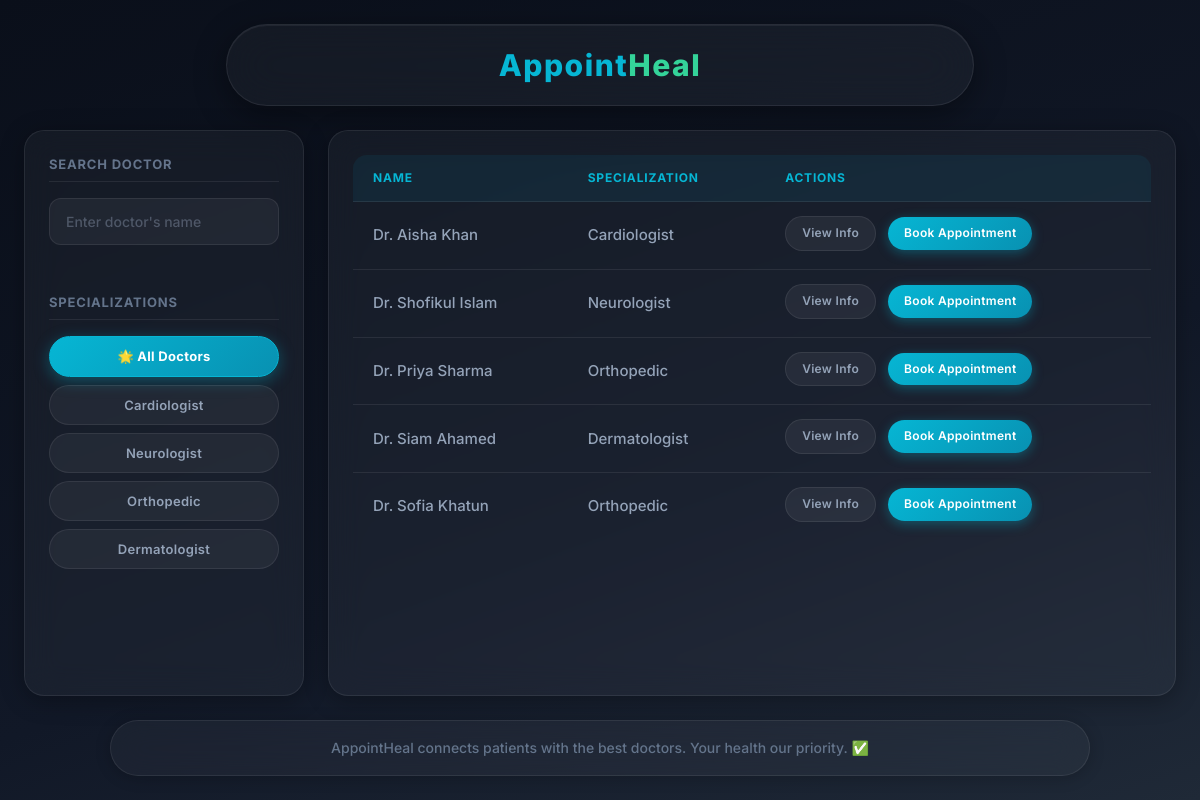
Screenshot of /doctor_dashboard.php with the database file from the repository.
### tables this page shows
CREATE TABLE `doctor` (
  `DID` int(11) NOT NULL,
  `Name` varchar(50) DEFAULT NULL,
  `Specialize` varchar(30) DEFAULT NULL,
  `Phone` varchar(15) DEFAULT NULL,
  `Email` varchar(100) DEFAULT NULL
);

### doctor_dashboard.php (the view, shortened to what this page needs)
<?php
include 'db.php';
$doctors = $conn->query("SELECT * FROM doctor");
$specializations = $conn->query("SELECT DISTINCT Specialize FROM doctor");
?>
<!DOCTYPE html>
<html lang="en">
<head>
  <link rel="stylesheet" href="doctor_dashboard.css">
</head>
<body>
  <div class="container">
    <div class="item header">
      <h1><span class="red">Appoint</span><span class="green">Heal</span></h1>
    </div>
    <div class="item sidebar">
      <h3>Search Doctor</h3>
      <input type="text" id="search" placeholder="Enter doctor's name">
      <h3>Specializations</h3>
      <button class="filter-btn all-docs-btn">🌟 All Doctors</button>
      <?php while($spec = $specializations->fetch_assoc()): ?>
        <button class="filter-btn" data-specialize="<?= $spec['Specialize'] ?>"><?= $spec['Specialize'] ?></button>
      <?php endwhile; ?>
    </div>
    <div class="item content">
      <table id="doctorTable">
        <thead>
          <tr>
            <th>Name</th>
            <th>Specialization</th>
            <th>Actions</th>
          </tr>
        </thead>
        <tbody>
          <?php while($doc = $doctors->fetch_assoc()): ?>
            <tr>
              <td><?= $doc['Name'] ?></td>
              <td><?= $doc['Specialize'] ?></td>
              <td>
                <button class="view-info" data-id="<?= $doc['DID'] ?>">View Info</button>
                <a href="appointment.php?did=<?= $doc['DID'] ?>"><button class="book-btn">Book Appointment</button></a>
              </td>
            </tr>
          <?php endwhile; ?>
        </tbody>
      </table>
    </div>
    <div class="item footer">
      AppointHeal connects patients with the best doctors. Your health our priority. ✅
    </div>
  </div>
</body>
</html>

### rows the page displays
doctor: Name "Dr. Aisha Khan", Specialize "Cardiologist"
doctor: Name "Dr. Shofikul Islam", Specialize "Neurologist"
doctor: Name "Dr. Priya Sharma", Specialize "Orthopedic"
doctor: Name "Dr. Siam Ahamed", Specialize "Dermatologist"
doctor: Name "Dr. Sofia Khatun", Specialize "Orthopedic"

### other values shown
$spec['Specialize'] "Cardiologist"
$spec['Specialize'] "Neurologist"
$spec['Specialize'] "Orthopedic"
$spec['Specialize'] "Dermatologist"
